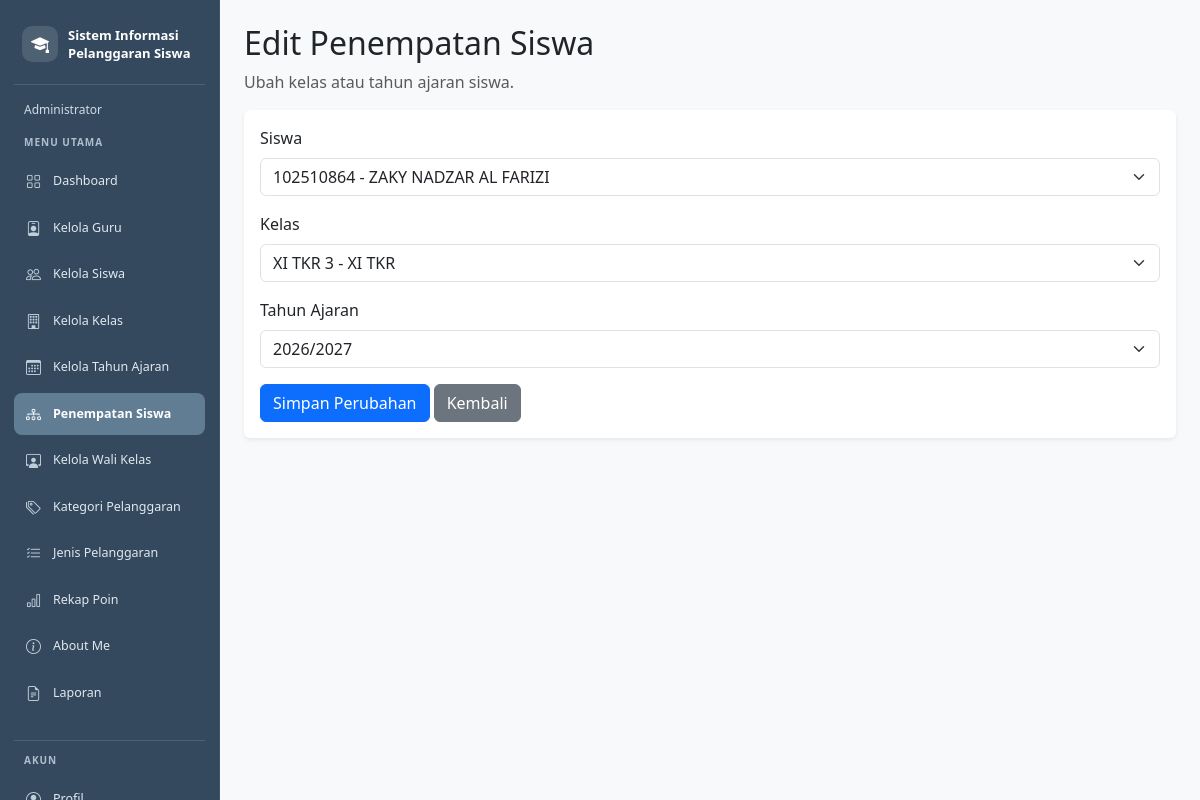
Page /edit_penempatan_siswa.php?id=337 (signed in) on the committed database.
### tables this page shows
CREATE TABLE `t_kelas_siswa` (
  `id` int(11) NOT NULL,
  `siswa_id` int(11) NOT NULL,
  `tahun_ajaran_id` int(11) NOT NULL,
  `kelas_id` int(11) NOT NULL,
  `tanggal_mulai` date NOT NULL,
  `tanggal_selesai` date NOT NULL,
  `status_aktif` tinyint(1) NOT NULL,
  `created_at` timestamp NOT NULL DEFAULT current_timestamp(),
  `updated_at` timestamp NOT NULL DEFAULT current_timestamp()
);

CREATE TABLE `t_siswa` (
  `id` int(11) NOT NULL,
  `nis` varchar(30) NOT NULL,
  `nisn` varchar(20) NOT NULL,
  `nama` varchar(150) NOT NULL,
  `jenis_kelamin` char(1) NOT NULL,
  `tanggal_lahir` date NOT NULL,
  `alamat` text NOT NULL,
  `status_aktif` tinyint(1) NOT NULL,
  `created_at` timestamp NOT NULL DEFAULT current_timestamp(),
  `updated_at` timestamp NOT NULL DEFAULT current_timestamp()
);

CREATE TABLE `t_kelas` (
  `id` int(11) NOT NULL,
  `nama` varchar(100) NOT NULL,
  `tingkat` varchar(20) NOT NULL,
  `jurusan` varchar(100) NOT NULL,
  `status_aktif` tinyint(1) NOT NULL,
  `created_at` timestamp NULL DEFAULT current_timestamp(),
  `updated_at` timestamp NULL DEFAULT current_timestamp()
);

CREATE TABLE `t_tahun_ajaran` (
  `id` int(11) NOT NULL,
  `nama` varchar(20) NOT NULL,
  `tanggal_mulai` date NOT NULL,
  `tanggal_selesai` date NOT NULL,
  `status_aktif` tinyint(1) NOT NULL,
  `created_at` timestamp NULL DEFAULT current_timestamp(),
  `updated_at` timestamp NULL DEFAULT current_timestamp()
);

### edit_penempatan_siswa.php (the view, shortened to what this page needs)
<?php
include "config/koneksi.php";
$id = (int)($_GET['id'] ?? $_POST['id'] ?? 0);
$stmt = mysqli_prepare(
    $koneksi,
    "SELECT id, siswa_id, kelas_id, tahun_ajaran_id
     FROM t_kelas_siswa WHERE id = ?"
);
mysqli_stmt_bind_param($stmt, "i", $id);
mysqli_stmt_execute($stmt);
$data = mysqli_fetch_assoc(mysqli_stmt_get_result($stmt));
$siswaId = (int)($_POST['siswa_id'] ?? $data['siswa_id']);
$kelasId = (int)($_POST['kelas_id'] ?? $data['kelas_id']);
$tahunId = (int)($_POST['tahun_ajaran_id'] ?? $data['tahun_ajaran_id']);
$siswa = mysqli_query(
    $koneksi,
    "SELECT id, nis, nama FROM t_siswa
     WHERE status_aktif = 1 OR id = " . (int)$data['siswa_id'] . "
     ORDER BY nama ASC"
);
$kelas = mysqli_query(
    $koneksi,
    "SELECT id, nama, tingkat, jurusan FROM t_kelas
     WHERE status_aktif = 1 OR id = " . (int)$data['kelas_id'] . "
     ORDER BY nama ASC"
);
$tahun = mysqli_query(
    $koneksi,
    "SELECT id, nama FROM t_tahun_ajaran
     WHERE status_aktif = 1 OR id = " . (int)$data['tahun_ajaran_id'] . "
     ORDER BY tanggal_mulai DESC"
);
?>
<!DOCTYPE html>
<html lang="id">
<head>
    <link href="https://cdn.jsdelivr.net/npm/bootstrap@5.3.8/dist/css/bootstrap.min.css"
          rel="stylesheet">
</head>
<body>
<?php $menuAktif = "penempatan"; include "includes/sidebar.php"; ?>
<main class="konten-utama">
    <h2>Edit Penempatan Siswa</h2>
    <p class="text-muted">Ubah kelas atau tahun ajaran siswa.</p>
    <div class="card border-0 shadow-sm">
        <div class="card-body">
            <form method="POST">
                <div class="mb-3">
                    <label class="form-label">Siswa</label>
                    <select name="siswa_id" class="form-select" required>
                        <?php while ($s = mysqli_fetch_assoc($siswa)) { ?>
                            <option value="<?= $s['id']; ?>"
                                <?= $siswaId == $s['id'] ? 'selected' : ''; ?>>
                                <?= htmlspecialchars($s['nis'] . ' - ' . $s['nama'], ENT_QUOTES, 'UTF-8'); ?>
                            </option>
                        <?php } ?>
                    </select>
                </div>
                <div class="mb-3">
                    <label class="form-label">Kelas</label>
                    <select name="kelas_id" class="form-select" required>
                        <?php while ($k = mysqli_fetch_assoc($kelas)) { ?>
                            <option value="<?= $k['id']; ?>"
                                <?= $kelasId == $k['id'] ? 'selected' : ''; ?>>
                                <?= htmlspecialchars(
                                    $k['nama'] . ' - ' . $k['tingkat'] . ' ' . $k['jurusan'],
                                    ENT_QUOTES, 'UTF-8'
                                ); ?>
                            </option>
                        <?php } ?>
                    </select>
                </div>
                <div class="mb-3">
                    <label class="form-label">Tahun Ajaran</label>
                    <select name="tahun_ajaran_id" class="form-select" required>
                        <?php while ($t = mysqli_fetch_assoc($tahun)) { ?>
                            <option value="<?= $t['id']; ?>"
                                <?= $tahunId == $t['id'] ? 'selected' : ''; ?>>
                                <?= htmlspecialchars($t['nama'], ENT_QUOTES, 'UTF-8'); ?>
                            </option>
                        <?php } ?>
                    </select>
                </div>
                <button type="submit" class="btn btn-primary">
                    Simpan Perubahan
                </button>
                <a href="penempatan_siswa.php" class="btn btn-secondary">
                    Kembali
                </a>
            </form>
        </div>
    </div>
</main>
</body>
</html>

### edit_penempatan_siswa.php (style rules this page uses)
body { margin: 0; background: #f8f9fa; }
.konten-utama { margin-left: 220px; width: calc(100% - 220px); min-height: 100vh; padding: 24px; box-sizing: border-box; }

### rows in the picture
t_kelas_siswa: siswa_id "102510864 - ZAKY NADZAR AL FARIZI", kelas_id "XI TKR 3 - XI TKR", tahun_ajaran_id "2026/2027"

### other values in the picture
$labelRole "Administrator"
$menu[0] "Dashboard"
$menu[0] "Kelola Guru"
$menu[0] "Kelola Siswa"
$menu[0] "Kelola Kelas"
$menu[0] "Kelola Tahun Ajaran"
$menu[0] "Penempatan Siswa"
$menu[0] "Kelola Wali Kelas"
$menu[0] "Kategori Pelanggaran"
$menu[0] "Jenis Pelanggaran"
$menu[0] "Rekap Poin"
$menu[0] "About Me"
$menu[0] "Laporan"
